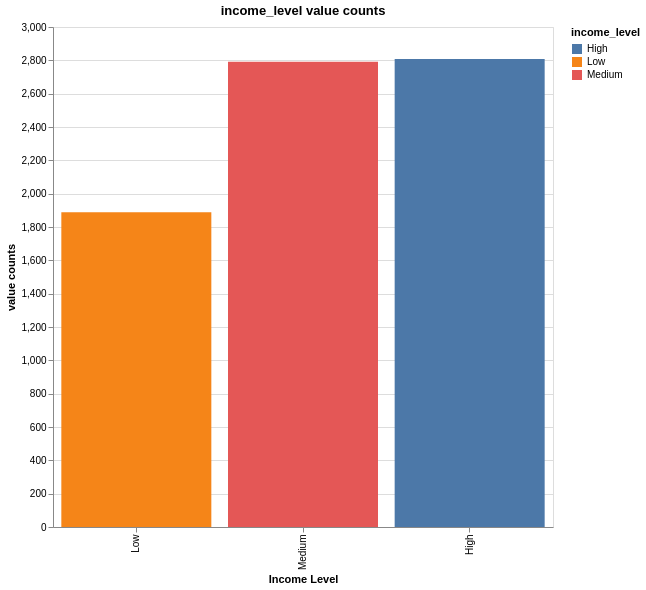

This figure's notebook cell:
### Markdown cell above
## `income_level` 
The individual's income level, categorized as "Low", "Medium", or "High". The variable is ordinal with gradient from "High" to "Low". The most populated group is `High` income level

### Code cell
(
    df
    .group_by('income_level').len().rename({'len':'value counts'})
    .plot.bar(x=alt.X('income_level:N', 
            sort=["Low", "Medium", "High"],
            title="Income Level"), y='value counts', color='income_level')
    .properties(width=500, height=500, title="income_level value counts")
)

### Figure 1 — Vega-Lite specification as saved in the notebook (floating-point values rounded to 4 significant figures)
{"config": {"view": {"continuousWidth": 300, "continuousHeight": 300}}, "data": {"name": "data-fcfd352e0f79845b9c00bf711c2fd171"}, "mark": {"type": "bar", "tooltip": true}, "encoding": {"color": {"field": "income_level", "type": "nominal"}, "x": {"field": "income_level", "sort": ["Low", "Medium", "High"], "title": "Income Level", "type": "nominal"}, "y": {"field": "value counts", "type": "quantitative"}}, "height": 500, "params": [{"name": "param_5", "select": {"type": "interval", "encodings": ["x", "y"]}, "bind": "scales"}], "title": "income_level value counts", "width": 500, "$schema": "https://vega.github.io/schema/vega-lite/v5.20.1.json", "datasets": {"data-fcfd352e0f79845b9c00bf711c2fd171": [{"income_level": "Low", "value counts": 1888}, {"income_level": "High", "value counts": 2808}, {"income_level": "Medium", "value counts": 2792}]}}
